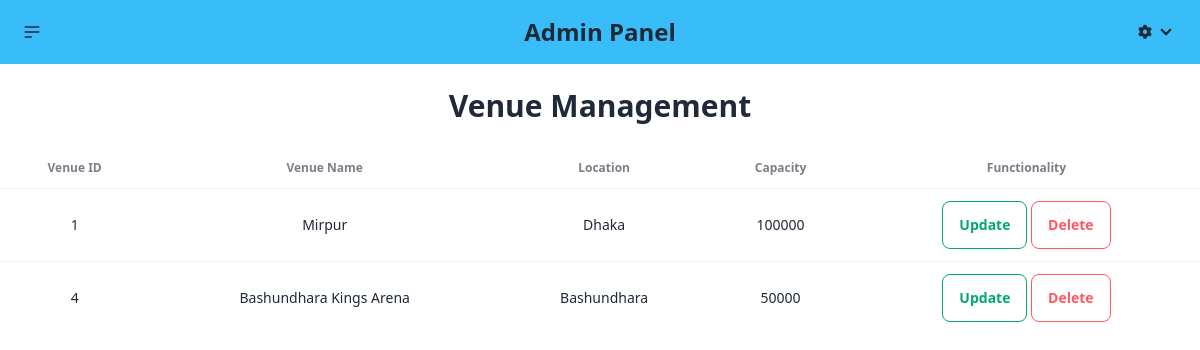
The app's page /Admin/admin-display-venue.php with its own data.
### tables this page shows
CREATE TABLE `venue` (
  `venue_id` int(11) NOT NULL,
  `venue_name` varchar(255) DEFAULT NULL,
  `location` varchar(255) DEFAULT NULL,
  `capacity` int(11) DEFAULT NULL
);

### Admin/admin-display-venue.php (the view, shortened to what this page needs)
<?php
include '../connect.php';
?>
<?php include('partials/header.php'); ?>
<!DOCTYPE html>
<html lang="en">
<head>
    <link href="https://cdn.jsdelivr.net/npm/daisyui@4.12.14/dist/full.min.css" rel="stylesheet" type="text/css" />
    <script src="https://cdn.tailwindcss.com"></script>
</head>
<body>
    <h1 class="text-center text-3xl font-extrabold p-6">Venue Management</h1>
    <div class="overflow-x-auto">
        <table class="table w-full">
            <thead>
                <tr>
                    <th class="text-center">Venue ID</th>
                    <th class="text-center">Venue Name</th>
                    <th class="text-center">Location</th>
                    <th class="text-center">Capacity</th>
                    <th class="text-center">Functionality</th>
                </tr>
            </thead>
            <tbody>
                <?php
                $sql = "SELECT * FROM `venue`";
                $result = mysqli_query($conn, $sql);
                if ($result) {
                    while ($row = mysqli_fetch_array($result)) {
                        $venue_id = $row['venue_id'];
                        $venue_name = $row['venue_name'];
                        $location = $row['location'];
                        $capacity = $row['capacity'];
                        echo '<tr>
                        <td class="text-center">' . $venue_id . '</td>
                        <td class="text-center">' . $venue_name . '</td>
                        <td class="text-center">' . $location . '</td>
                        <td class="text-center">' . $capacity . '</td>
                        <td class="text-center">
                            <button class="btn btn-outline btn-success"><a href="update-venue.php?updateid=' . $venue_id . '">Update</a></button>
                            <button class="btn btn-outline btn-error"><a href="delete-venue.php?deleteid=' . $venue_id . '">Delete</a></button>
                        </td>
                    </tr>';
                    }
                }
                ?>
            </tbody>
        </table>
    </div>
</body>
</html>

### records on screen
venue: venue_id "1", venue_name "Mirpur", location "Dhaka", capacity "100000"
venue: venue_id "4", venue_name "Bashundhara Kings Arena", location "Bashundhara", capacity "50000"
